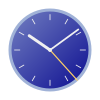

Generate this figure with Python:
#!/usr/bin/env python3
"""Analog desktop clock widget that draws its hands over an SVG clock face.

The face is any SVG; its artwork is recoloured (line work -> "wire" colour,
body -> "face" colour) and rasterised at the widget's current pixel size, so
it stays crisp at any scale.  The window is undecorated and uses an RGBA
visual, so everything outside the artwork is genuinely transparent.

Left-drag moves the widget, right-click opens Settings / Quit, Escape quits.
Settings live in a platform-native config directory, including the last
position: $XDG_CONFIG_HOME (or ~/.config) on Linux, ~/Library/Application
Support on macOS, and %APPDATA% on Windows.
"""
import atexit
import json
import math
import os
import signal
import sys
import threading
import time

import cairo
import gi
import numpy as np

gi.require_version("Gtk", "3.0")
gi.require_version("Gdk", "3.0")
gi.require_version("Rsvg", "2.0")
from gi.repository import GLib, GObject, Gdk, GdkPixbuf, Gtk, Rsvg  # noqa: E402

# Where the file chooser starts looking for user-supplied faces.
FACE_DIR = os.path.expanduser("~/Downloads")

# The built-in default face, embedded so the program has no external art
# dependency: it is used on first run, whenever no config exists, and whenever
# the "default" box is ticked.
DEFAULT_FACE_SVG = b"""<svg xmlns="http://www.w3.org/2000/svg" width="100" height="100">
  <circle cx="50" cy="50" r="40" stroke="black" stroke-width="3" fill="white" />
</svg>
"""
DEFAULT_FACE_LABEL = "built-in"

# A second built-in face: the app icon's dial with its painted hands, ticks
# and pin removed, so vclock draws those itself from the settings.  It is
# greyscale because recolour() maps brightness onto the wire/face colours;
# a wide brightness range is what makes the gradient survive recolouring.
ICON_FACE_SVG = b"""<svg xmlns="http://www.w3.org/2000/svg" width="100" height="100">
  <defs>
    <linearGradient id="clockGradient" x1="0%" y1="0%" x2="100%" y2="100%">
      <stop offset="0%" stop-color="#a8a8a8" />
      <stop offset="100%" stop-color="#101010" />
    </linearGradient>
  </defs>
  <circle cx="50" cy="50" r="40" stroke="#e8e8e8" stroke-width="3" fill="url(#clockGradient)" />
</svg>
"""

# Faces that live inside the program rather than on disk.  They are stored in
# the config as "builtin:<name>", which no real path can collide with.
BUILTIN_FACE_PREFIX = "builtin:"
BUILTIN_FACES = {"icon": (ICON_FACE_SVG, "gradient dial")}

# The application icon, embedded so the program does not depend on a system
# icon theme (which is often absent on Windows and macOS).
APP_ICON_SVG = b"""<svg xmlns="http://www.w3.org/2000/svg" width="100" height="100">
  <defs>
    <linearGradient id="clockGradient" x1="0%" y1="0%" x2="100%" y2="100%">
      <stop offset="0%" stop-color="#8a959c" />
      <stop offset="100%" stop-color="#00008b" />
    </linearGradient>
  </defs>
  
  <circle cx="50" cy="50" r="40" stroke="#b0c4de" stroke-width="3" fill="url(#clockGradient)" />
  
  <line x1="50" y1="15" x2="50" y2="20" stroke="#f0f0f0" stroke-width="2" transform="rotate(0 50 50)" />
  <line x1="50" y1="15" x2="50" y2="20" stroke="#f0f0f0" stroke-width="2" transform="rotate(30 50 50)" />
  <line x1="50" y1="15" x2="50" y2="20" stroke="#f0f0f0" stroke-width="2" transform="rotate(60 50 50)" />
  <line x1="50" y1="15" x2="50" y2="20" stroke="#f0f0f0" stroke-width="2" transform="rotate(90 50 50)" />
  <line x1="50" y1="15" x2="50" y2="20" stroke="#f0f0f0" stroke-width="2" transform="rotate(120 50 50)" />
  <line x1="50" y1="15" x2="50" y2="20" stroke="#f0f0f0" stroke-width="2" transform="rotate(150 50 50)" />
  <line x1="50" y1="15" x2="50" y2="20" stroke="#f0f0f0" stroke-width="2" transform="rotate(180 50 50)" />
  <line x1="50" y1="15" x2="50" y2="20" stroke="#f0f0f0" stroke-width="2" transform="rotate(210 50 50)" />
  <line x1="50" y1="15" x2="50" y2="20" stroke="#f0f0f0" stroke-width="2" transform="rotate(240 50 50)" />
  <line x1="50" y1="15" x2="50" y2="20" stroke="#f0f0f0" stroke-width="2" transform="rotate(270 50 50)" />
  <line x1="50" y1="15" x2="50" y2="20" stroke="#f0f0f0" stroke-width="2" transform="rotate(300 50 50)" />
  <line x1="50" y1="15" x2="50" y2="20" stroke="#f0f0f0" stroke-width="2" transform="rotate(330 50 50)" />
  
  <line x1="50" y1="50" x2="50" y2="30" stroke="#f0f0f0" stroke-width="3" stroke-linecap="round" transform="rotate(305 50 50)" />
  <line x1="50" y1="50" x2="50" y2="18" stroke="#f0f0f0" stroke-width="2" stroke-linecap="round" transform="rotate(60 50 50)" />
  
  <circle cx="50" cy="50" r="3" fill="#f0f0f0" />
</svg>
"""


def app_icon(size):
    """Render the built-in icon to a GdkPixbuf, or None if that fails."""
    try:
        handle = Rsvg.Handle.new_from_data(APP_ICON_SVG)
        ok, art_w, art_h = handle.get_intrinsic_size_in_pixels()
        if not ok or not art_w or not art_h:
            art_w = art_h = float(size)
        surface = cairo.ImageSurface(cairo.FORMAT_ARGB32, size, size)
        cr = cairo.Context(surface)
        cr.scale(size / art_w, size / art_h)
        rect = Rsvg.Rectangle()
        rect.x = rect.y = 0.0
        rect.width, rect.height = art_w, art_h
        handle.render_document(cr, rect)
        surface.flush()
        return Gdk.pixbuf_get_from_surface(surface, 0, 0, size, size)
    except Exception:
        return None


IS_WINDOWS = sys.platform == "win32"
IS_MAC = sys.platform == "darwin"

# macOS users expect Cmd; everyone else expects Ctrl. Ctrl is accepted on all
# platforms regardless, so this only affects what the help text advertises.
CMD_LABEL = "Cmd" if IS_MAC else "Ctrl"
QUIT_KEYS = "Cmd+Q, Cmd+W, Esc" if IS_MAC else "Ctrl+C, Alt+F4, Esc"


def config_dir():
    """Platform-native directory for the settings file."""
    if IS_WINDOWS:
        base = os.environ.get("APPDATA") or os.path.expanduser("~")
    elif IS_MAC:
        base = os.path.expanduser("~/Library/Application Support")
    else:
        base = (os.environ.get("XDG_CONFIG_HOME")
                or os.path.expanduser("~/.config"))
    return os.path.join(base, "vclock")


CONFIG_DIR = config_dir()
CONFIG_PATH = os.path.join(CONFIG_DIR, "vclock.cfg")
# Settings written by earlier releases, read once when the current path has no
# file yet so an upgrade (or a move to a platform-native path) keeps its config.
LEGACY_CONFIG_PATHS = (
    os.path.expanduser("~/.config/vclock/vclock.cfg"),
    os.path.expanduser("~/.config/fclock/fclock.cfg"),
)

SIZE_MIN = 50
SIZE_MAX_FALLBACK = 500  # only used if no monitor can be queried

# Hand geometry, as fractions of the usable face radius.  Expressing widths
# as fractions too keeps the hands proportional at every clock size.
HAND_SPAN = 0.98        # the second hand reaches 98% of the face
HOUR_LEN, MINUTE_LEN, SECOND_LEN = 0.62, 0.86, 1.00
HOUR_WIDTH, MINUTE_WIDTH, SECOND_WIDTH = 0.072, 0.043, 0.029
PIN_RADIUS = 0.047
# Hour indices (the tick marks around the dial).  MARK_OUTER is the outer edge
# at 100% position; the size slider grows the marks inwards from there.
MARK_INNER, MARK_OUTER, MARK_WIDTH = 0.88, 0.98, 0.011

# User-adjustable scaling, as whole percentages of the geometry above.
HAND_SCALE_MIN, HAND_SCALE_MAX = 25, 200
MARK_SCALE_MIN, MARK_SCALE_MAX = 0, 200   # 0 hides the indices entirely

DEFAULTS = {
    "size": 400,                 # widget width in px
    "hand_scale": 100,           # percent of the built-in hand geometry
    "mark_scale": 100,           # percent of the built-in hour-index geometry
    "mark_position": 100,        # percent of the built-in index radius
    "minute_mark_scale": 50,     # percent of the hour-index size
    "quarter_marks_only": False, # draw hour indices at 12/3/6/9 only
    "always_on_top": False,      # keep the widget above other windows
    "face_svg": "",              # path to a user-supplied face ("" = none)
    "face_default": True,        # ignore face_svg and use the built-in face
    "second_color": "#8b0000",   # dark red
    "hour_color": "#363d45",     # charcoal
    "minute_color": "#000000",
    "minute_same_as_hour": False,
    "face_color": "#ffffff",
    "face_transparent": False,
    "wire_color": "#000000",
    "hour_mark_color": "#000000",
    "minute_mark_color": "#000000",
    "center": None,              # [fx, fy] fractions of the canvas, None = auto
    "x": None,
    "y": None,
}

# What an appearance preset is allowed to change: everything except the
# window's physical size, stacking and placement, which stay the user's.
PRESET_KEYS = tuple(
    k for k in DEFAULTS
    if k not in ("size", "always_on_top", "center", "x", "y")
)

# Old key names, kept readable for configs written by earlier versions.
RENAMED = {"ship_color": "face_color", "ship_transparent": "face_transparent"}

ABOUT_TEXT = (
    "A transparent, borderless analog clock for the desktop.\n\n"
    "The clock face can be any SVG. Within that artwork white is treated as "
    "the face color and black as the wire color, and both can be recolored "
    "from Settings."
)


# Chatter from C libraries that says nothing useful about the clock.  Fontconfig
# reports "out of memory" for any failed directive, not just real allocation
# failures, and vclock draws no text on the face itself.
STDERR_NOISE = ("Fontconfig error",)


def quiet_stderr(patterns=STDERR_NOISE):
    """Drop matching lines from stderr, passing everything else through.

    The messages come from C code writing straight to file descriptor 2, so
    they can only be intercepted at the descriptor level.  Set VCLOCK_VERBOSE
    to see them again.  The noise is specific to the Linux font stack, so on
    other platforms the descriptor juggling is skipped entirely.
    """
    if os.environ.get("VCLOCK_VERBOSE") or not sys.platform.startswith("linux"):
        return
    try:
        real_fd = os.dup(2)   # kept so the original stderr can be restored
        sink_fd = os.dup(2)   # where the pump writes the lines it keeps
        read_fd, write_fd = os.pipe()
    except OSError:
        return
    os.dup2(write_fd, 2)
    os.close(write_fd)

    def pump():
        with os.fdopen(read_fd, "rb", 0) as src, os.fdopen(sink_fd, "wb", 0) as dst:
            for line in src:
                if not any(p.encode() in line for p in patterns):
                    dst.write(line)
                    dst.flush()

    thread = threading.Thread(target=pump, daemon=True)
    thread.start()

    def drain():
        # Restoring fd 2 closes the pipe's last write end, so the pump sees EOF
        # and can flush what is left -- otherwise a final traceback is lost.
        try:
            sys.stderr.flush()
        except (OSError, ValueError):
            pass
        os.dup2(real_fd, 2)
        thread.join(timeout=1.0)

    atexit.register(drain)


def load_config():
    cfg = dict(DEFAULTS)
    # Settings written under an older name or path are still honoured; the next
    # save writes them to the current location.
    path = CONFIG_PATH
    if not os.path.exists(path):
        path = next((p for p in LEGACY_CONFIG_PATHS if os.path.exists(p)), path)
    try:
        with open(path) as fh:
            stored = json.load(fh)
        if isinstance(stored, dict):
            for old, new in RENAMED.items():
                if old in stored and new not in stored:
                    stored[new] = stored.pop(old)
            # The marks used to be painted in the wire colour.  A config from
            # before they had their own colours keeps its old look.
            for key in ("hour_mark_color", "minute_mark_color"):
                if key not in stored and "wire_color" in stored:
                    stored[key] = stored["wire_color"]
            cfg.update({k: v for k, v in stored.items() if k in DEFAULTS})
    except (OSError, ValueError):
        pass

    try:
        cfg["size"] = int(cfg["size"])
    except (TypeError, ValueError):
        cfg["size"] = DEFAULTS["size"]
    cfg["size"] = max(SIZE_MIN, cfg["size"])  # upper bound depends on the monitor

    cfg["hand_scale"] = clamp_percent(
        cfg["hand_scale"], HAND_SCALE_MIN, HAND_SCALE_MAX, DEFAULTS["hand_scale"])
    cfg["mark_scale"] = clamp_percent(
        cfg["mark_scale"], MARK_SCALE_MIN, MARK_SCALE_MAX, DEFAULTS["mark_scale"])
    cfg["mark_position"] = clamp_percent(
        cfg["mark_position"], MARK_SCALE_MIN, MARK_SCALE_MAX,
        DEFAULTS["mark_position"])
    cfg["minute_mark_scale"] = clamp_percent(
        cfg["minute_mark_scale"], MARK_SCALE_MIN, MARK_SCALE_MAX,
        DEFAULTS["minute_mark_scale"])
    cfg["quarter_marks_only"] = bool(cfg["quarter_marks_only"])
    cfg["always_on_top"] = bool(cfg["always_on_top"])

    cfg["center"] = sanitize_center(cfg["center"])
    if not isinstance(cfg["face_svg"], str):
        cfg["face_svg"] = ""
    if not cfg["face_svg"]:
        cfg["face_default"] = True
    return cfg


def clamp_percent(value, low, high, fallback):
    """Read a percentage from the config, tolerating junk written by hand."""
    try:
        return max(low, min(high, int(round(float(value)))))
    except (TypeError, ValueError):
        return fallback


def sanitize_center(value):
    """Accept only a pair of fractions inside the canvas; else fall back to auto."""
    try:
        fx, fy = float(value[0]), float(value[1])
    except (TypeError, ValueError, IndexError):
        return None
    if not (0.0 <= fx <= 1.0 and 0.0 <= fy <= 1.0):
        return None
    return [fx, fy]


def save_config(cfg):
    try:
        os.makedirs(CONFIG_DIR, exist_ok=True)
        tmp = CONFIG_PATH + ".tmp"
        with open(tmp, "w") as fh:
            json.dump(cfg, fh, indent=2, sort_keys=True)
        os.replace(tmp, CONFIG_PATH)
    except OSError as exc:
        print(f"WARNING: could not save {CONFIG_PATH}: {exc}")


def monitor_max_size(window=None):
    """Largest allowed clock size: the height of the monitor it sits on."""
    display = Gdk.Display.get_default()
    if display is None:
        return SIZE_MAX_FALLBACK

    monitor = None
    gdk_window = window.get_window() if window is not None else None
    if gdk_window is not None:
        monitor = display.get_monitor_at_window(gdk_window)
    if monitor is None:
        monitor = display.get_primary_monitor() or display.get_monitor(0)
    if monitor is None:
        return SIZE_MAX_FALLBACK
    return max(SIZE_MIN, monitor.get_geometry().height)


def rgba_of(hex_color):
    c = Gdk.RGBA()
    c.parse(hex_color)
    return c


def hex_of(rgba):
    return "#%02x%02x%02x" % (
        round(rgba.red * 255), round(rgba.green * 255), round(rgba.blue * 255)
    )


def rgb_tuple(hex_color):
    c = rgba_of(hex_color)
    return (c.red, c.green, c.blue, 1.0)


class Face:
    """An SVG clock face: its handle, aspect ratio and rasterising."""

    def __init__(self, path=None):
        """Load a face from a file, a "builtin:" name, or the embedded default."""
        self.path = path or None
        self.builtin = None
        if self.path and self.path.startswith(BUILTIN_FACE_PREFIX):
            name = self.path[len(BUILTIN_FACE_PREFIX):]
            if name in BUILTIN_FACES:
                self.builtin = name
            else:
                print(f"WARNING: unknown built-in face {name!r}; using the default")
                self.path = None

        if self.builtin is not None:
            self.handle = Rsvg.Handle.new_from_data(BUILTIN_FACES[self.builtin][0])
        elif self.path:
            self.handle = Rsvg.Handle.new_from_file(self.path)
        else:
            self.handle = Rsvg.Handle.new_from_data(DEFAULT_FACE_SVG)
        self.aspect = self._aspect()

    @property
    def is_default(self):
        return self.path is None

    @property
    def label(self):
        if self.path is None:
            return DEFAULT_FACE_LABEL
        if self.builtin is not None:
            return BUILTIN_FACES[self.builtin][1]
        return os.path.basename(self.path)

    def _aspect(self):
        """Height / width of the artwork, from its viewBox or intrinsic size."""
        try:
            dims = self.handle.get_intrinsic_dimensions()
            if dims.out_has_viewbox and dims.out_viewbox.width > 0:
                return dims.out_viewbox.height / dims.out_viewbox.width
            if dims.out_width.length > 0:
                return dims.out_height.length / dims.out_width.length
        except AttributeError:
            pass
        return 1.0

    def render(self, width, height):
        """Rasterise at a pixel size, returning an (h, w, 4) straight-RGBA array."""
        surface = cairo.ImageSurface(cairo.FORMAT_ARGB32, width, height)
        cr = cairo.Context(surface)
        viewport = Rsvg.Rectangle()
        viewport.x = 0.0
        viewport.y = 0.0
        viewport.width = float(width)
        viewport.height = float(height)
        self.handle.render_document(cr, viewport)
        surface.flush()

        buf = np.ndarray(
            shape=(height, surface.get_stride() // 4, 4),
            dtype=np.uint8,
            buffer=surface.get_data(),
        )[:, :width]

        # Cairo hands back premultiplied BGRA on little-endian; unpremultiply.
        alpha = buf[:, :, 3]
        out = np.empty((height, width, 4), np.uint8)
        for dst, src in ((0, 2), (1, 1), (2, 0)):
            out[:, :, dst] = UNPREMUL[alpha, buf[:, :, src]]
        out[:, :, 3] = alpha
        return out


def _unpremul_table():
    """UNPREMUL[alpha][value] -> straight-alpha value, so un-premultiplying is
    a table lookup instead of a per-pixel float divide."""
    a = np.arange(256, dtype=np.float32)[:, None]
    v = np.arange(256, dtype=np.float32)[None, :]
    return np.clip(v * 255.0 / np.where(a == 0, 1.0, a), 0, 255).astype(np.uint8)


UNPREMUL = _unpremul_table()


def open_face(path):
    """Load a face from a path, falling back to the embedded default."""
    if path:
        try:
            return Face(path)
        except GLib.Error as exc:
            print(f"WARNING: could not load face {path}: {exc.message}")
    return Face(None)


def recolor(art, wire_hex, face_hex, face_transparent):
    """Map the artwork's dark line work to wire_hex and its light body to face_hex.

    Anti-aliased pixels are blended between the two, so edges stay smooth.
    Every output pixel depends only on the source pixel's brightness (0..255)
    and its alpha, so the blend collapses into a 256-entry lookup table.
    """
    # t = 0 for pure black (wire), 255 for pure white (face body)
    t = art[:, :, :3].max(axis=2)
    alpha = art[:, :, 3]
    wire = np.array(rgb_tuple(wire_hex)[:3], np.float32) * 255.0

    out = np.empty(art.shape, np.uint8)
    if face_transparent:
        out[:, :, 0], out[:, :, 1], out[:, :, 2] = (
            int(round(c)) for c in np.clip(wire, 0, 255))
        # Fade out the light body, keeping only the wire: alpha * (1 - t/255)
        out[:, :, 3] = (
            (alpha.astype(np.uint16) * (255 - t).astype(np.uint16) + 127) // 255
        ).astype(np.uint8)
    else:
        face = np.array(rgb_tuple(face_hex)[:3], np.float32) * 255.0
        ramp = np.arange(256, dtype=np.float32) / 255.0
        for c in range(3):
            lut = np.clip(wire[c] * (1.0 - ramp) + face[c] * ramp,
                          0, 255).astype(np.uint8)
            out[:, :, c] = lut[t]
        out[:, :, 3] = alpha
    return out


def content_bounds(art):
    """Bounding box (x0, y0, x1, y1) of the artwork's non-transparent pixels."""
    opaque = art[:, :, 3] > 32
    cols = np.nonzero(opaque.any(axis=0))[0]
    rows = np.nonzero(opaque.any(axis=1))[0]
    if not len(cols) or not len(rows):
        return 0, 0, art.shape[1] - 1, art.shape[0] - 1
    return cols.min(), rows.min(), cols.max(), rows.max()


def array_to_pixbuf(arr):
    h, w, _ = arr.shape
    data = GLib.Bytes.new(arr.tobytes())
    return GdkPixbuf.Pixbuf.new_from_bytes(
        data, GdkPixbuf.Colorspace.RGB, True, 8, w, h, w * 4
    )


def draw_marks(cr, cfg, cx, cy, radius, w, h):
    """Draw the hour indices and the finer minute track around the dial."""
    size = cfg["mark_scale"] / 100.0
    position = cfg["mark_position"] / 100.0
    minute_size = cfg["minute_mark_scale"] / 100.0
    if size <= 0 or position <= 0:
        return

    # The indices hang off a common outer edge and grow inwards.  The edge
    # is clamped to the canvas so a high position cannot slice them off.
    hour_len = (MARK_OUTER - MARK_INNER) * size * radius
    hour_width = MARK_WIDTH * size * radius
    limit = max(1.0, min(cx, cy, w - cx, h - cy) - hour_width / 2)
    outer = min(MARK_OUTER * position * radius, limit)

    # Quarter mode promotes only 12/3/6/9 to full indices; the hours it
    # drops fall back to the minute track rather than vanishing.
    step = 3 if cfg["quarter_marks_only"] else 1
    hours = {i * 5 for i in range(0, 12, step)}

    hour_rgb = rgb_tuple(cfg["hour_mark_color"])
    minute_rgb = rgb_tuple(cfg["minute_mark_color"])
    for minute in range(60):
        if minute in hours:
            length, width, color = hour_len, hour_width, hour_rgb
        elif minute_size > 0:
            length = hour_len * minute_size
            width = hour_width * minute_size
            color = minute_rgb
        else:
            continue
        inner = max(0.0, outer - length)
        angle = minute * math.pi / 30
        sin, cos = math.sin(angle), math.cos(angle)
        cr.set_source_rgba(*color)
        cr.set_line_width(max(1.0, width))
        cr.move_to(cx + inner * sin, cy - inner * cos)
        cr.line_to(cx + outer * sin, cy - outer * cos)
        cr.stroke()

def draw_hand(cr, cx, cy, angle, length, width, color):
    cr.set_source_rgba(*color)
    cr.set_line_width(max(1.0, width))
    cr.move_to(cx, cy)
    cr.line_to(cx + length * math.sin(angle), cy - length * math.cos(angle))
    cr.stroke()


def minute_color_of(cfg):
    return cfg["hour_color"] if cfg["minute_same_as_hour"] else cfg["minute_color"]


def draw_hands(cr, cfg, cx, cy, radius, w, h, when):
    """Draw the three hands and the centre pin for a (hour, minute, second)."""
    hours, minutes, seconds = when
    hand_scale = cfg["hand_scale"] / 100.0
    hour_color = rgb_tuple(cfg["hour_color"])

    # Hands longer than the canvas would be sliced off by the window edge, so
    # cap each one at the room actually available around the pivot.
    margin = HOUR_WIDTH * radius * hand_scale / 2
    reach = max(1.0, min(cx, cy, w - cx, h - cy) - margin)

    def length(fraction):
        return min(fraction * radius * hand_scale, reach)

    draw_hand(cr, cx, cy, (hours + minutes / 60) * math.pi / 6, length(HOUR_LEN),
              HOUR_WIDTH * radius * hand_scale, hour_color)
    draw_hand(cr, cx, cy, minutes * math.pi / 30, length(MINUTE_LEN),
              MINUTE_WIDTH * radius * hand_scale, rgb_tuple(minute_color_of(cfg)))
    draw_hand(cr, cx, cy, seconds * math.pi / 30, length(SECOND_LEN),
              SECOND_WIDTH * radius * hand_scale, rgb_tuple(cfg["second_color"]))

    cr.set_source_rgba(*hour_color)
    cr.arc(cx, cy, max(1.0, PIN_RADIUS * radius * hand_scale), 0, 2 * math.pi)
    cr.fill()



# Appearance presets shown as clickable thumbnails at the top of Settings.
# Each is a sparse overlay on DEFAULTS; clicking one snaps every appearance
# setting to it.  Window size and position are deliberately left alone.
PRESET_TIME = (10, 9, 30)   # a flattering time for the preview thumbnails
PRESET_THUMB = 58           # thumbnail size in px

PRESETS = (
    {
        "name": "Classic",
        "tip": "The built-in face with the default hands and colours",
        "values": {},
    },
    {
        "name": "Gradient",
        "tip": "The app icon's dial, with its own line colours",
        "values": {
            "face_svg": BUILTIN_FACE_PREFIX + "icon",
            "face_default": False,
            "face_transparent": False,
            "face_color": "#b0c4de",       # the icon's rim
            "wire_color": "#00008b",       # the dark end of its gradient
            "hour_color": "#f0f0f0",       # the icon's hands and ticks
            "minute_color": "#f0f0f0",
            "minute_same_as_hour": True,
            "second_color": "#ffd166",
            "hour_mark_color": "#f0f0f0",
            "minute_mark_color": "#f0f0f0",
        },
    },
    {
        "name": "Ember",
        "tip": "The gradient dial with its blues swapped to reds",
        "values": {
            "face_svg": BUILTIN_FACE_PREFIX + "icon",
            "face_default": False,
            "face_transparent": False,
            "face_color": "#dec4b0",       # #b0c4de with red and blue swapped
            "wire_color": "#8b0000",       # #00008b likewise
            "hour_color": "#f0f0f0",
            "minute_color": "#f0f0f0",
            "minute_same_as_hour": True,
            "second_color": "#66d1ff",
            "hour_mark_color": "#f0f0f0",
            "minute_mark_color": "#f0f0f0",
        },
    },
    {
        "name": "Emerald",
        "tip": "The gradient dial with its blues swapped to greens",
        "values": {
            "face_svg": BUILTIN_FACE_PREFIX + "icon",
            "face_default": False,
            "face_transparent": False,
            "face_color": "#b0dec4",       # #b0c4de with green and blue swapped
            "wire_color": "#006400",       # darkgreen; green reads brighter than
                                           # navy, so it needs to go darker to
                                           # match the other dials' depth
            "hour_color": "#f0f0f0",
            "minute_color": "#f0f0f0",
            "minute_same_as_hour": True,
            "second_color": "#d166ff",
            "hour_mark_color": "#f0f0f0",
            "minute_mark_color": "#f0f0f0",
        },
    },
)


def _make_labels_unselectable(widget):
    """Clear "selectable" on every label under a widget, caret and all."""
    if isinstance(widget, Gtk.Label):
        widget.set_selectable(False)
    if isinstance(widget, Gtk.Container):
        for child in widget.get_children():
            _make_labels_unselectable(child)


def preset_values(preset):
    """A complete settings dict for a preset (DEFAULTS plus its overrides)."""
    values = {k: v for k, v in DEFAULTS.items() if k in PRESET_KEYS}
    values.update(preset["values"])
    return values


def preset_thumbnail(values, size):
    """Render a preset the way the clock would draw it, as a GdkPixbuf."""
    path = None if values["face_default"] else (values["face_svg"] or None)
    art = open_face(path).render(size, size)
    art = recolor(art, values["wire_color"], values["face_color"],
                  values["face_transparent"])

    surface = cairo.ImageSurface(cairo.FORMAT_ARGB32, size, size)
    cr = cairo.Context(surface)
    Gdk.cairo_set_source_pixbuf(cr, array_to_pixbuf(art), 0, 0)
    cr.paint()
    cr.set_line_cap(1)  # ROUND

    # Same radius rule the clock uses: the hands span the artwork's content.
    x0, y0, x1, y1 = content_bounds(art)
    cx, cy = size / 2.0, size / 2.0
    reach = min(cx - x0, x1 - cx, cy - y0, y1 - cy)
    if reach <= 0:
        reach = cx
    radius = max(1.0, reach * HAND_SPAN)

    draw_marks(cr, values, cx, cy, radius, size, size)
    draw_hands(cr, values, cx, cy, radius, size, size, PRESET_TIME)
    surface.flush()
    return Gdk.pixbuf_get_from_surface(surface, 0, 0, size, size)


class Clock(Gtk.Window):
    def __init__(self):
        super().__init__(type=Gtk.WindowType.TOPLEVEL)
        self.cfg = load_config()
        self.face = open_face(self.face_path())
        self.raster = None          # the recoloured, rasterised face
        self.bounds = (0, 0, 1, 1)  # content bbox of the current raster
        self.settings_dialog = None
        self.picking = False
        self.dragging_center = False
        self.center_before_pick = None
        self._save_pending = None
        self._rebuild_pending = None
        self.raster_stale = False

        self.set_title("vclock")
        icon = app_icon(64)
        if icon is not None:
            self.set_icon(icon)
        self.set_decorated(False)
        self.set_keep_above(self.cfg["always_on_top"])
        self.set_skip_taskbar_hint(True)
        self.set_skip_pager_hint(True)
        self.set_resizable(False)
        self.set_app_paintable(True)

        visual = self.get_screen().get_rgba_visual()
        if visual is None:
            print("WARNING: no RGBA visual / compositor; background will not be transparent")
        else:
            self.set_visual(visual)

        self.cfg["size"] = min(self.cfg["size"], self.max_size())
        self.apply_size()
        self.rebuild_pixbuf()

        self.add_events(Gdk.EventMask.BUTTON_PRESS_MASK
                        | Gdk.EventMask.BUTTON_RELEASE_MASK
                        | Gdk.EventMask.BUTTON1_MOTION_MASK)
        self.connect("draw", self.on_draw)
        self.connect("destroy", self.on_destroy)
        self.connect("button-press-event", self.on_button_press)
        self.connect("button-release-event", self.on_button_release)
        self.connect("motion-notify-event", self.on_motion_notify)
        self.connect("key-press-event", self.on_key_press)
        self.connect("configure-event", self.on_configure)

        self.menu = Gtk.Menu()
        settings_item = Gtk.MenuItem(label="Settings")
        settings_item.connect("activate", lambda _w: self.open_settings())
        self.menu.append(settings_item)
        self.on_top_item = Gtk.CheckMenuItem(label="Always on top")
        self.on_top_item.set_active(self.cfg["always_on_top"])
        self.on_top_item.connect("toggled", self.on_always_on_top)
        self.menu.append(self.on_top_item)
        reset_item = Gtk.MenuItem(label="Reset defaults")
        reset_item.connect("activate", lambda _w: self.confirm_reset())
        self.menu.append(reset_item)
        help_item = Gtk.MenuItem(label="Help")
        help_item.connect("activate", lambda _w: self.show_help())
        self.menu.append(help_item)
        about_item = Gtk.MenuItem(label="About")
        about_item.connect("activate", lambda _w: self.show_about())
        self.menu.append(about_item)
        self.menu.append(Gtk.SeparatorMenuItem())
        quit_item = Gtk.MenuItem(label="Quit")
        quit_item.connect("activate", lambda _w: self.destroy())
        self.menu.append(quit_item)
        self.menu.show_all()

        GLib.timeout_add(1000, self.tick)

    # ---------------------------------------------------------------- config

    def face_path(self):
        """The face file to load, or None for the embedded default."""
        if self.cfg["face_default"]:
            return None
        return self.cfg["face_svg"] or None

    def max_size(self):
        return monitor_max_size(self)

    def pixel_size(self):
        w = max(1, int(round(self.cfg["size"])))
        h = max(1, int(round(w * self.face.aspect)))
        return w, h

    def apply_size(self):
        w, h = self.pixel_size()
        self.set_size_request(w, h)
        self.resize(w, h)

    def rebuild_pixbuf(self):
        """Re-rasterise the face at the current widget size and apply colours."""
        w, h = self.pixel_size()
        art = self.face.render(w, h)
        x0, y0, x1, y1 = content_bounds(art)
        # Stored as fractions so the hands stay correct even while the raster is
        # briefly stale during a resize drag.
        self.bounds = (x0 / w, y0 / h, x1 / w, y1 / h)
        self.raster = array_to_pixbuf(
            recolor(
                art,
                self.cfg["wire_color"],
                self.cfg["face_color"],
                self.cfg["face_transparent"],
            )
        )
        self.raster_stale = False

    def center_fraction(self):
        """Where the hands pivot, as fractions of the canvas (auto = its centre)."""
        if self.cfg["center"] is not None:
            return tuple(self.cfg["center"])
        return (0.5, 0.5)

    def center_pixels(self):
        w, h = self.pixel_size()
        fx, fy = self.center_fraction()
        return fx * w, fy * h

    def hand_radius(self):
        """Largest radius that keeps the hands inside the artwork's content."""
        cx, cy = self.center_pixels()
        w, h = self.pixel_size()
        fx0, fy0, fx1, fy1 = self.bounds
        x0, y0, x1, y1 = fx0 * w, fy0 * h, fx1 * w, fy1 * h
        reach = min(cx - x0, x1 - cx, cy - y0, y1 - cy)
        if reach <= 0:  # centre sits outside the artwork; use what room there is
            reach = min(cx, w - cx, cy, h - cy)
        return max(1.0, reach * HAND_SPAN)

    def minute_color(self):
        return minute_color_of(self.cfg)

    def schedule_rebuild(self):
        """Re-raster after the user pauses, coalescing a burst of slider events.

        Dragging the size slider fires value-changed on every pointer motion; a
        full re-raster each time cannot keep up at large sizes, so until things
        settle we scale the existing raster instead (see on_draw).
        """
        self.raster_stale = True
        if self._rebuild_pending is not None:
            GLib.source_remove(self._rebuild_pending)
        self._rebuild_pending = GLib.timeout_add(60, self._do_rebuild)

    def _do_rebuild(self):
        self._rebuild_pending = None
        self.rebuild_pixbuf()
        self.queue_draw()
        return False

    def queue_save(self):
        if self._save_pending is not None:
            GLib.source_remove(self._save_pending)
        self._save_pending = GLib.timeout_add(500, self._do_save)

    def _do_save(self):
        self._save_pending = None
        save_config(self.cfg)
        return False

    # ---------------------------------------------------------------- events

    def tick(self):
        self.queue_draw()
        return True

    def on_configure(self, _widget, _event):
        x, y = self.get_position()
        if (x, y) != (self.cfg["x"], self.cfg["y"]):
            self.cfg["x"], self.cfg["y"] = x, y
            self.queue_save()
        return False

    def on_destroy(self, _widget):
        if self._rebuild_pending is not None:
            GLib.source_remove(self._rebuild_pending)
            self._rebuild_pending = None
        if self._save_pending is not None:
            GLib.source_remove(self._save_pending)
            self._save_pending = None
        save_config(self.cfg)
        Gtk.main_quit()

    def on_button_press(self, _widget, event):
        if self.picking and event.button == 1:
            # Click and drag: preview follows the pointer, nothing is committed
            # until the button comes back up.
            self.dragging_center = True
            self.preview_center(event.x, event.y)
            return True
        if event.button == 1:
            self.begin_move_drag(event.button, int(event.x_root), int(event.y_root), event.time)
        elif event.button == 3:
            self.menu.popup_at_pointer(event)
        return True

    def on_motion_notify(self, _widget, event):
        if self.dragging_center:
            self.preview_center(event.x, event.y)
        return True

    def on_button_release(self, _widget, event):
        if self.dragging_center and event.button == 1:
            self.dragging_center = False
            self.preview_center(event.x, event.y)
            self.center_before_pick = None
            self.queue_save()
            self.stop_picking()
            return True
        return False

    def on_key_press(self, _widget, event):
        name = Gdk.keyval_name(event.keyval) or ""
        state = event.state
        alt = state & Gdk.ModifierType.MOD1_MASK
        # The "command" modifier: Ctrl everywhere, plus Cmd on macOS, where GDK
        # reports the Command key as META. Meta is deliberately not accepted on
        # X11/Windows, because window managers there frequently alias it onto
        # Alt, which would fire these actions by accident.
        command = bool(state & Gdk.ModifierType.CONTROL_MASK)
        if IS_MAC:
            command = command or bool(state & Gdk.ModifierType.META_MASK)

        if name == "Escape":
            if self.picking:
                self.cancel_picking()
            else:
                self.destroy()
        elif alt and name == "F4" and not IS_MAC:
            self.destroy()
        elif command:
            actions = {
                "c": self.destroy,
                "s": self.open_settings,
                "h": self.show_help,
                "a": self.show_about,
                "r": self.confirm_reset,
            }
            if IS_MAC:
                actions["q"] = self.destroy
                actions["w"] = self.destroy
            action = actions.get(name.lower())
            if action is not None:
                action()
        return True

    # ------------------------------------------------------------ centre pick

    def start_picking(self):
        """Let the user drag on the face to place the hands' pivot."""
        self.picking = True
        self.dragging_center = False
        self.center_before_pick = self.cfg["center"]
        gdk_window = self.get_window()
        if gdk_window is not None:
            gdk_window.set_cursor(
                Gdk.Cursor.new_from_name(self.get_display(), "crosshair")
            )
        self.queue_draw()

    def stop_picking(self):
        self.picking = False
        self.dragging_center = False
        gdk_window = self.get_window()
        if gdk_window is not None:
            gdk_window.set_cursor(None)
        self.queue_draw()

    def cancel_picking(self):
        """Abandon a pick, putting the pivot back where it started."""
        if self.center_before_pick is not None or self.picking:
            self.set_center(self.center_before_pick, save=False)
        self.center_before_pick = None
        self.stop_picking()

    def preview_center(self, x, y):
        """Move the pivot to a pointer position, without writing the config."""
        w, h = self.pixel_size()
        fx = min(1.0, max(0.0, x / w)) if w else 0.5
        fy = min(1.0, max(0.0, y / h)) if h else 0.5
        self.set_center([fx, fy], save=False)

    def set_center(self, center, save=True):
        self.cfg["center"] = sanitize_center(center)
        self.queue_draw()
        if save:
            self.queue_save()
        if self.settings_dialog is not None:
            self.settings_dialog.refresh_center()

    # ---------------------------------------------------------------- drawing

    def on_draw(self, _widget, cr):
        cr.set_operator(1)  # SOURCE: clear to fully transparent pixels
        cr.set_source_rgba(0, 0, 0, 0)
        cr.paint()
        cr.set_operator(2)  # OVER

        # The face is rasterised at the widget's pixel size, so paint it 1:1 and
        # draw the hands in the same pixel coordinates.  Mid-resize the raster
        # may still be the previous size, so scale it to fit until it catches up.
        w, h_canvas = self.get_size()
        rw, rh = self.raster.get_width(), self.raster.get_height()
        if (rw, rh) != (w, h_canvas):
            cr.save()
            cr.scale(w / rw, h_canvas / rh)
            Gdk.cairo_set_source_pixbuf(cr, self.raster, 0, 0)
            cr.paint()
            cr.restore()
        else:
            Gdk.cairo_set_source_pixbuf(cr, self.raster, 0, 0)
            cr.paint()

        cx, cy = self.center_pixels()
        radius = self.hand_radius()
        cr.set_line_cap(1)  # ROUND

        draw_marks(cr, self.cfg, cx, cy, radius, w, h_canvas)

        t = time.localtime()
        when = (t.tm_hour % 12, t.tm_min, t.tm_sec)
        draw_hands(cr, self.cfg, cx, cy, radius, w, h_canvas, when)

        if self.picking:
            self.draw_pick_hint(cr, cx, cy, radius)

    def draw_pick_hint(self, cr, cx, cy, radius):
        """Crosshair over the current centre while the user is picking."""
        cr.set_source_rgba(0.1, 0.6, 1.0, 0.9)
        cr.set_line_width(max(1.0, 0.008 * radius))
        span = radius * 0.25
        cr.move_to(cx - span, cy)
        cr.line_to(cx + span, cy)
        cr.move_to(cx, cy - span)
        cr.line_to(cx, cy + span)
        cr.stroke()
        cr.arc(cx, cy, span * 0.45, 0, 2 * math.pi)
        cr.stroke()

    # --------------------------------------------------------------- settings

    def open_settings(self):
        if self.settings_dialog is not None:
            self.settings_dialog.present()
            return

        # Snapshot so Cancel can restore the exact previous look.
        snapshot = dict(self.cfg)
        dlg = SettingsDialog(self)
        self.settings_dialog = dlg

        def on_response(dialog, response):
            self.stop_picking()
            if response == Gtk.ResponseType.OK:
                self.apply_settings(dialog.values())
                save_config(self.cfg)
            else:
                self.apply_settings(snapshot)
                self.queue_save()
            self.settings_dialog = None
            dialog.destroy()

        dlg.connect("response", on_response)
        dlg.connect("delete-event", lambda d, e: (d.emit("response", Gtk.ResponseType.CANCEL), True)[1])
        dlg.show_all()
        self.place_dialog(dlg)

    def place_dialog(self, dlg):
        """Put the dialog beside the clock so it never covers it."""
        cx, cy = self.get_position()
        cw, ch = self.get_size()
        dw, dh = dlg.get_size()
        screen = self.get_screen()
        mon = screen.get_display().get_monitor_at_window(self.get_window())
        area = mon.get_workarea()

        x = cx + cw + 12
        if x + dw > area.x + area.width:
            x = cx - dw - 12          # try the left side
        if x < area.x:
            x = min(max(cx + cw + 12, area.x), area.x + area.width - dw)
        y = min(max(cy, area.y), area.y + max(0, area.height - dh))
        dlg.move(x, y)

    def on_always_on_top(self, item):
        self.cfg["always_on_top"] = item.get_active()
        self.set_keep_above(self.cfg["always_on_top"])
        self.queue_save()

    def sync_always_on_top(self):
        """Keep the check mark in step when the setting changes elsewhere."""
        self.set_keep_above(self.cfg["always_on_top"])
        if self.on_top_item.get_active() != self.cfg["always_on_top"]:
            self.on_top_item.handler_block_by_func(self.on_always_on_top)
            self.on_top_item.set_active(self.cfg["always_on_top"])
            self.on_top_item.handler_unblock_by_func(self.on_always_on_top)

    def close_settings(self):
        """Drop the settings dialog without running its Cancel restore."""
        dlg, self.settings_dialog = self.settings_dialog, None
        if dlg is not None:
            self.stop_picking()
            dlg.destroy()

    def confirm_reset(self):
        dlg = Gtk.MessageDialog(
            transient_for=self, modal=True,
            message_type=Gtk.MessageType.QUESTION,
            buttons=Gtk.ButtonsType.OK_CANCEL,
            text="Are you sure?",
        )
        dlg.format_secondary_text(
            "This restores every clock setting to its default, including the "
            "built-in clock face."
        )
        response = dlg.run()
        dlg.destroy()
        if response == Gtk.ResponseType.OK:
            self.reset_defaults()

    def reset_defaults(self):
        """Restore every setting except the on-screen position."""
        self.close_settings()
        values = {k: v for k, v in DEFAULTS.items() if k not in ("x", "y")}
        self.apply_settings(values)
        save_config(self.cfg)

    def show_help(self):
        dlg = Gtk.MessageDialog(
            transient_for=self, modal=True,
            message_type=Gtk.MessageType.INFO,
            buttons=Gtk.ButtonsType.CLOSE,
            text="vclock help",
        )
        dlg.format_secondary_markup(
            "<b>Mouse</b>\n"
            "Left drag — move the clock\n"
            "Right click — menu\n"
            "\n<b>Keyboard</b>\n"
            f"{CMD_LABEL}+S — settings\n"
            f"{CMD_LABEL}+H — this help\n"
            f"{CMD_LABEL}+A — about\n"
            f"{CMD_LABEL}+R — reset defaults\n"
            f"{QUIT_KEYS} — quit\n"
            "\n<b>Clock face</b>\n"
            "Any SVG can be used. Within the artwork white is treated as the "
            "face color and black as the wire color, and both can be recolored "
            "from Settings.\n"
            "\n<b>Hand center</b>\n"
            "Settings ▸ Pick on clock, then drag on the face. The hands and "
            "marks follow the pointer and settle where you release the button. "
            "Esc cancels."
        )
        dlg.connect("response", lambda d, _r: d.destroy())
        dlg.show_all()

    def show_about(self):
        dlg = Gtk.AboutDialog(transient_for=self, modal=True)
        dlg.set_program_name("vclock")
        logo = app_icon(96)
        if logo is not None:
            dlg.set_logo(logo)
        dlg.set_comments(ABOUT_TEXT)
        dlg.set_copyright("Written by Wade Ryan\nSeptember, 2026")
        dlg.connect("response", lambda d, _r: d.destroy())

        ok = dlg.add_button("OK", Gtk.ResponseType.OK)
        ok.set_can_default(True)
        dlg.set_default_response(Gtk.ResponseType.OK)
        dlg.show_all()
        # AboutDialog builds its labels selectable, so the first one takes focus
        # and parks a text caret beside the program name.  Give focus to the
        # button and take the selectability away so it cannot come back.
        _make_labels_unselectable(dlg)
        ok.grab_focus()

    def apply_settings(self, values):
        """Apply a settings dict to the live widget (used for preview too)."""
        face_keys = ("face_svg", "face_default")
        color_keys = ("wire_color", "face_color", "face_transparent")
        new_face = any(values.get(k, self.cfg[k]) != self.cfg[k] for k in face_keys)
        changed_color = any(values.get(k, self.cfg[k]) != self.cfg[k] for k in color_keys)
        changed_size = values.get("size", self.cfg["size"]) != self.cfg["size"]

        self.cfg.update(values)
        if "always_on_top" in values:
            self.sync_always_on_top()
        if new_face:
            self.face = open_face(self.face_path())
        if new_face or changed_color:
            if self._rebuild_pending is not None:
                GLib.source_remove(self._rebuild_pending)
                self._rebuild_pending = None
            self.apply_size()
            self.rebuild_pixbuf()
        elif changed_size:
            # Resizing alone is the hot path while dragging the size slider:
            # move the window now and re-raster once the drag settles.
            self.apply_size()
            self.schedule_rebuild()
        self.queue_draw()


class ColorButton(Gtk.Button):
    """A colour swatch button that previews changes live.

    Gtk.ColorButton only emits "color-set" once its internal dialog is accepted,
    and GTK3 offers no hook into that dialog, so the clock could not follow the
    colour while it was being chosen.  This drives its own Gtk.ColorChooserWidget
    instead and re-emits "color-set" on every "notify::rgba", giving a live
    preview; Cancel restores the colour that was in effect when the dialog
    opened.  The API mirrors Gtk.ColorButton closely enough to be a drop-in.
    """

    __gsignals__ = {"color-set": (GObject.SignalFlags.RUN_FIRST, None, ())}

    SWATCH_W = 48
    SWATCH_H = 22

    def __init__(self, rgba=None, use_alpha=False, title="Choose a color"):
        super().__init__()
        self._rgba = rgba if rgba is not None else rgba_of("#000000")
        self._use_alpha = use_alpha
        self._title = title
        self._dialog = None

        area = Gtk.DrawingArea()
        area.set_size_request(self.SWATCH_W, self.SWATCH_H)
        area.connect("draw", self._draw_swatch)
        self._area = area
        self.add(area)
        self.connect("clicked", self._on_clicked)

    # -------------------------------------------------------------- Gtk API

    def get_rgba(self):
        return self._rgba.copy()

    def set_rgba(self, rgba):
        """Set the colour without emitting "color-set" (matches Gtk.ColorButton,
        and keeps sync_swatches() from recursing)."""
        self._rgba = rgba.copy()
        self._area.queue_draw()

    def get_use_alpha(self):
        return self._use_alpha

    def set_use_alpha(self, value):
        self._use_alpha = bool(value)
        self._area.queue_draw()

    # --------------------------------------------------------------- render

    def _draw_swatch(self, widget, cr):
        w = widget.get_allocated_width()
        h = widget.get_allocated_height()
        alpha = self._rgba.alpha if self._use_alpha else 1.0

        if alpha < 1.0:
            # Standard light/dark checkerboard behind partially clear colours.
            step = 6
            for iy in range(0, h, step):
                for ix in range(0, w, step):
                    shade = 0.6 if ((ix // step) + (iy // step)) % 2 else 1.0
                    cr.set_source_rgb(shade, shade, shade)
                    cr.rectangle(ix, iy, step, step)
                    cr.fill()

        cr.set_source_rgba(self._rgba.red, self._rgba.green, self._rgba.blue, alpha)
        cr.rectangle(0, 0, w, h)
        cr.fill()

        cr.set_source_rgba(0, 0, 0, 0.45)
        cr.set_line_width(1)
        cr.rectangle(0.5, 0.5, w - 1, h - 1)
        cr.stroke()
        return True

    # --------------------------------------------------------------- picker

    def _on_clicked(self, _button):
        if self._dialog is not None:      # already open; just raise it
            self._dialog.present()
            return

        before = self._rgba.copy()
        dlg = Gtk.Dialog(title=self._title,
                         transient_for=self.get_toplevel(), modal=True)
        dlg.add_button("Cancel", Gtk.ResponseType.CANCEL)
        dlg.add_button("Select", Gtk.ResponseType.OK)
        dlg.set_default_response(Gtk.ResponseType.OK)

        chooser = Gtk.ColorChooserWidget()
        Gtk.ColorChooser.set_use_alpha(chooser, self._use_alpha)
        Gtk.ColorChooser.set_rgba(chooser, before)
        chooser.set_margin_top(6)
        chooser.set_margin_bottom(6)
        chooser.set_margin_start(6)
        chooser.set_margin_end(6)
        dlg.get_content_area().pack_start(chooser, True, True, 0)

        def on_notify(widget, _param):
            self._rgba = Gtk.ColorChooser.get_rgba(widget)
            self._area.queue_draw()
            self.emit("color-set")

        chooser.connect("notify::rgba", on_notify)

        def on_response(d, response):
            # Gdk.RGBA compares by identity in PyGObject, so compare by value.
            if response != Gtk.ResponseType.OK and not self._rgba.equal(before):
                self._rgba = before          # Cancel: put the old colour back
                self._area.queue_draw()
                self.emit("color-set")
            self._dialog = None
            d.destroy()

        dlg.connect("response", on_response)
        self._dialog = dlg
        dlg.show_all()


class SettingsDialog(Gtk.Dialog):
    def __init__(self, parent):
        # Not modal, so the clock stays interactive and the dialog can be moved
        # around freely while previewing changes.
        super().__init__(title="Clock Settings", transient_for=parent, modal=False)
        self.clock = parent
        self.live = False
        cfg = parent.cfg
        self.add_button("Cancel", Gtk.ResponseType.CANCEL)
        self.add_button("Save", Gtk.ResponseType.OK)
        self.set_default_response(Gtk.ResponseType.OK)

        grid = Gtk.Grid(row_spacing=8, column_spacing=10, margin=12)
        self.get_content_area().add(grid)
        row = 0

        self.face_override = None

        grid.attach(self._label("Presets"), 0, row, 1, 1)
        preset_box = Gtk.Box(orientation=Gtk.Orientation.HORIZONTAL, spacing=6)
        for preset in PRESETS:
            btn = Gtk.Button()
            thumb = preset_thumbnail(preset_values(preset), PRESET_THUMB)
            btn.set_image(Gtk.Image.new_from_pixbuf(thumb))
            btn.set_always_show_image(True)
            btn.set_tooltip_text(f"{preset['name']} \u2014 {preset['tip']}")
            btn.connect("clicked", self.on_preset_clicked, preset)
            preset_box.pack_start(btn, False, False, 0)
        grid.attach(preset_box, 1, row, 2, 1)
        row += 1

        grid.attach(self._label("Clock face svg"), 0, row, 1, 1)
        self.face_chooser = Gtk.FileChooserButton(
            title="Choose a clock face SVG", action=Gtk.FileChooserAction.OPEN
        )
        svg_filter = Gtk.FileFilter()
        svg_filter.set_name("SVG images")
        svg_filter.add_pattern("*.svg")
        self.face_chooser.add_filter(svg_filter)
        self.face_chooser.set_current_folder(FACE_DIR)
        if cfg["face_svg"] and os.path.exists(cfg["face_svg"]):
            self.face_chooser.set_filename(cfg["face_svg"])
        self.face_chooser.set_hexpand(True)
        grid.attach(self.face_chooser, 1, row, 1, 1)
        self.face_is_default = Gtk.CheckButton(label="default")
        self.face_is_default.set_active(cfg["face_default"])
        grid.attach(self.face_is_default, 2, row, 1, 1)
        row += 1

        grid.attach(self._label("Clock size (px)"), 0, row, 1, 1)
        max_size = parent.max_size()
        self.size = Gtk.Scale.new_with_range(
            Gtk.Orientation.HORIZONTAL, SIZE_MIN, max_size, 1
        )
        # Marks make the available range obvious next to the value readout.
        self.size.add_mark(SIZE_MIN, Gtk.PositionType.BOTTOM, str(SIZE_MIN))
        self.size.add_mark(max_size, Gtk.PositionType.BOTTOM, str(max_size))
        self.size.set_value(cfg["size"])
        self.size.set_hexpand(True)
        self.size.set_size_request(240, -1)
        self.size.set_draw_value(False)  # shown in our own label instead

        # Own label to the left of the slider, reserved wide enough for the
        # largest possible value so the slider never shifts as digits change.
        self.size_value = Gtk.Label()
        self.size_value.set_width_chars(len(str(int(max_size))))
        self.size_value.set_max_width_chars(len(str(int(max_size))))
        self.size_value.set_xalign(1.0)
        self.size.connect("value-changed", self.on_size_value)
        self.on_size_value(self.size)

        size_box = Gtk.Box(orientation=Gtk.Orientation.HORIZONTAL, spacing=8)
        size_box.pack_start(self.size_value, False, False, 0)
        size_box.pack_start(self.size, True, True, 0)
        size_box.set_hexpand(True)
        grid.attach(size_box, 1, row, 2, 1)
        row += 1

        self.hand_scale = self._percent_slider(
            grid, row, "Hand size (%)", cfg["hand_scale"],
            HAND_SCALE_MIN, HAND_SCALE_MAX)
        row += 1

        self.mark_scale = self._percent_slider(
            grid, row, "Hour mark size (%)", cfg["mark_scale"],
            MARK_SCALE_MIN, MARK_SCALE_MAX)
        row += 1

        self.mark_position = self._percent_slider(
            grid, row, "Hour mark position (%)", cfg["mark_position"],
            MARK_SCALE_MIN, MARK_SCALE_MAX)
        row += 1

        self.minute_mark_scale = self._percent_slider(
            grid, row, "Minute mark size (%)", cfg["minute_mark_scale"],
            MARK_SCALE_MIN, MARK_SCALE_MAX)
        self.minute_mark_scale.set_tooltip_text(
            "Percentage of the hour mark size. 0 hides the minute marks.")
        row += 1

        self.quarter_marks = Gtk.CheckButton(label="quarter marks only")
        self.quarter_marks.set_active(cfg["quarter_marks_only"])
        self.quarter_marks.set_tooltip_text(
            "Draw full indices at 12, 3, 6 and 9 only; the other hours drop to "
            "the minute track.")
        grid.attach(self.quarter_marks, 1, row, 2, 1)
        row += 1

        grid.attach(self._label("Second hand color"), 0, row, 1, 1)
        self.second = ColorButton(rgba_of(cfg["second_color"]),
                                  title="Second hand color")
        grid.attach(self.second, 1, row, 1, 1)
        row += 1

        grid.attach(self._label("Hour hand color"), 0, row, 1, 1)
        self.hour = ColorButton(rgba_of(cfg["hour_color"]),
                                title="Hour hand color")
        grid.attach(self.hour, 1, row, 1, 1)
        row += 1

        grid.attach(self._label("Minute hand color"), 0, row, 1, 1)
        self.minute = ColorButton(rgba_of(cfg["minute_color"]),
                                  title="Minute hand color")
        grid.attach(self.minute, 1, row, 1, 1)
        self.minute_same = Gtk.CheckButton(label="same as hour")
        self.minute_same.set_active(cfg["minute_same_as_hour"])
        grid.attach(self.minute_same, 2, row, 1, 1)
        # The user's own minute colour is remembered while "same as hour" is on,
        # so unticking the box brings it back.
        self.minute_own = cfg["minute_color"]
        row += 1

        grid.attach(self._label("Face color"), 0, row, 1, 1)
        # use_alpha lets the swatch show the checkerboard when transparent.
        self.face = ColorButton(rgba_of(cfg["face_color"]), use_alpha=True,
                                title="Face color")
        grid.attach(self.face, 1, row, 1, 1)
        self.face_transparent = Gtk.CheckButton(label="transparent")
        self.face_transparent.set_active(cfg["face_transparent"])
        grid.attach(self.face_transparent, 2, row, 1, 1)
        self.face_own = cfg["face_color"]
        row += 1

        grid.attach(self._label("Wire color"), 0, row, 1, 1)
        self.wire = ColorButton(rgba_of(cfg["wire_color"]),
                                title="Wire color")
        grid.attach(self.wire, 1, row, 1, 1)
        row += 1

        grid.attach(self._label("Hour mark color"), 0, row, 1, 1)
        self.hour_mark = ColorButton(rgba_of(cfg["hour_mark_color"]),
                                     title="Hour mark color")
        grid.attach(self.hour_mark, 1, row, 1, 1)
        row += 1

        grid.attach(self._label("Minute mark color"), 0, row, 1, 1)
        self.minute_mark = ColorButton(rgba_of(cfg["minute_mark_color"]),
                                       title="Minute mark color")
        grid.attach(self.minute_mark, 1, row, 1, 1)
        row += 1

        grid.attach(self._label("Hand center"), 0, row, 1, 1)
        self.pick = Gtk.Button(label="Pick on clock…")
        self.pick.connect("clicked", self.on_pick)
        grid.attach(self.pick, 1, row, 1, 1)
        self.center_auto = Gtk.CheckButton(label="auto (canvas center)")
        self.center_auto.set_active(cfg["center"] is None)
        self.center_auto.connect("toggled", self.on_center_auto)
        grid.attach(self.center_auto, 2, row, 1, 1)
        row += 1

        self.center_label = self._label("")
        self.center_label.set_margin_start(4)
        grid.attach(self.center_label, 1, row, 2, 1)

        self.size.connect("value-changed", self.on_changed)
        for scale in (self.hand_scale, self.mark_scale,
                      self.mark_position, self.minute_mark_scale):
            scale.connect("value-changed", self.on_changed)
        for btn in (self.second, self.hour, self.minute, self.face, self.wire,
                    self.hour_mark, self.minute_mark):
            btn.connect("color-set", self.on_changed)
        for chk in (self.minute_same, self.face_transparent,
                    self.face_is_default, self.quarter_marks):
            chk.connect("toggled", self.on_changed)
        self.face_chooser.connect("file-set", self.on_face_chosen)

        self.sync_swatches()
        self.refresh_center()
        self.show_all()
        self.live = True

    @staticmethod
    def _label(text):
        lbl = Gtk.Label(label=text)
        lbl.set_xalign(0.0)
        return lbl

    def _percent_slider(self, grid, row, caption, value, low, high):
        """A slider laid out like the size row: value label left, fixed width."""
        grid.attach(self._label(caption), 0, row, 1, 1)
        scale = Gtk.Scale.new_with_range(Gtk.Orientation.HORIZONTAL, low, high, 1)
        scale.add_mark(low, Gtk.PositionType.BOTTOM, str(low))
        scale.add_mark(100, Gtk.PositionType.BOTTOM, "100")
        scale.add_mark(high, Gtk.PositionType.BOTTOM, str(high))
        scale.set_value(value)
        scale.set_hexpand(True)
        scale.set_size_request(240, -1)
        scale.set_draw_value(False)

        readout = Gtk.Label()
        width = len(str(int(high)))
        readout.set_width_chars(width)
        readout.set_max_width_chars(width)
        readout.set_xalign(1.0)
        scale.connect(
            "value-changed",
            lambda sc: readout.set_text(str(int(round(sc.get_value())))))
        readout.set_text(str(int(round(scale.get_value()))))

        box = Gtk.Box(orientation=Gtk.Orientation.HORIZONTAL, spacing=8)
        box.pack_start(readout, False, False, 0)
        box.pack_start(scale, True, True, 0)
        box.set_hexpand(True)
        grid.attach(box, 1, row, 2, 1)
        return scale

    def on_size_value(self, scale):
        self.size_value.set_text(str(int(round(scale.get_value()))))

    def on_pick(self, _button):
        self.clock.start_picking()

    def on_center_auto(self, check):
        if check.get_active():
            self.clock.stop_picking()
            self.clock.set_center(None)
        self.refresh_center()

    def refresh_center(self):
        """Show the pivot in canvas pixels, and keep the auto box in sync."""
        auto = self.clock.cfg["center"] is None
        if self.center_auto.get_active() != auto:
            self.center_auto.handler_block_by_func(self.on_center_auto)
            self.center_auto.set_active(auto)
            self.center_auto.handler_unblock_by_func(self.on_center_auto)
        self.pick.set_sensitive(True)
        cx, cy = self.clock.center_pixels()
        kind = "auto" if auto else "manual"
        self.center_label.set_markup(
            f"<small>face: {GLib.markup_escape_text(self.clock.face.label)}  |  "
            f"center {kind}: {cx:.0f}, {cy:.0f} px "
            f"(radius {self.clock.hand_radius():.0f})</small>"
        )

    def on_preset_clicked(self, _button, preset):
        self.apply_preset(preset_values(preset))

    def apply_preset(self, values):
        """Snap every appearance control to a preset, then preview it once."""
        was_live = self.live
        self.live = False       # move the widgets without a preview per widget
        try:
            self.face_override = values["face_svg"]
            # Presets only ever use the built-in faces, so whatever file the
            # chooser was holding must not win over the preset's own face.
            self.face_chooser.unselect_all()
            self.face_is_default.set_active(values["face_default"])

            for scale, key in ((self.hand_scale, "hand_scale"),
                               (self.mark_scale, "mark_scale"),
                               (self.mark_position, "mark_position"),
                               (self.minute_mark_scale, "minute_mark_scale")):
                scale.set_value(values[key])
            self.quarter_marks.set_active(values["quarter_marks_only"])
            self.minute_same.set_active(values["minute_same_as_hour"])
            self.face_transparent.set_active(values["face_transparent"])

            self.face_own = values["face_color"]
            self.minute_own = values["minute_color"]
            for button, key in ((self.second, "second_color"),
                                (self.hour, "hour_color"),
                                (self.wire, "wire_color"),
                                (self.hour_mark, "hour_mark_color"),
                                (self.minute_mark, "minute_mark_color")):
                button.set_rgba(rgba_of(values[key]))
        finally:
            self.live = was_live
        self.on_changed(None)

    def on_face_chosen(self, widget):
        self.face_override = None   # an explicit file beats a preset's face
        self.on_changed(widget)

    def on_changed(self, widget):
        if widget is self.minute and not self.minute_same.get_active():
            self.minute_own = hex_of(self.minute.get_rgba())
        if widget is self.face and not self.face_transparent.get_active():
            self.face_own = hex_of(self.face.get_rgba())
        self.sync_swatches()
        if self.live:
            self.clock.apply_settings(self.values())
            self.refresh_center()

    def sync_swatches(self):
        """Mirror the hour colour into the minute swatch and show the alpha
        checkerboard on the face swatch, matching the checkbox states.

        Setting a colour programmatically does not emit "color-set", so this
        cannot recurse.
        """
        same = self.minute_same.get_active()
        self.minute.set_sensitive(not same)
        self.minute.set_rgba(rgba_of(self.hour_color() if same else self.minute_own))

        clear = self.face_transparent.get_active()
        self.face.set_sensitive(not clear)
        color = rgba_of(self.face_own)
        color.alpha = 0.0 if clear else 1.0
        self.face.set_rgba(color)

        self.face_chooser.set_sensitive(not self.face_is_default.get_active())
        self.face_is_default.set_tooltip_text(
            f"Use the {DEFAULT_FACE_LABEL} clock face"
        )

    def hour_color(self):
        return hex_of(self.hour.get_rgba())

    def face_svg(self):
        chosen = self.face_chooser.get_filename()
        if chosen:
            return chosen
        if self.face_override is not None:
            return self.face_override
        return self.clock.cfg["face_svg"]

    def face_default(self):
        """Fall back to the built-in face when no file has been chosen."""
        return self.face_is_default.get_active() or not self.face_svg()

    def values(self):
        return {
            "size": int(round(self.size.get_value())),
            "hand_scale": int(round(self.hand_scale.get_value())),
            "mark_scale": int(round(self.mark_scale.get_value())),
            "mark_position": int(round(self.mark_position.get_value())),
            "minute_mark_scale": int(round(self.minute_mark_scale.get_value())),
            "quarter_marks_only": self.quarter_marks.get_active(),
            "face_svg": self.face_svg(),
            "face_default": self.face_default(),
            "second_color": hex_of(self.second.get_rgba()),
            "hour_color": hex_of(self.hour.get_rgba()),
            "minute_color": self.minute_own,
            "minute_same_as_hour": self.minute_same.get_active(),
            "face_color": self.face_own,
            "face_transparent": self.face_transparent.get_active(),
            "wire_color": hex_of(self.wire.get_rgba()),
            "hour_mark_color": hex_of(self.hour_mark.get_rgba()),
            "minute_mark_color": hex_of(self.minute_mark.get_rgba()),
        }


if __name__ == "__main__":
    quiet_stderr()
    win = Clock()
    win.show_all()
    if win.cfg["x"] is not None and win.cfg["y"] is not None:
        win.move(win.cfg["x"], win.cfg["y"])
    # Ctrl+C in the launching terminal shuts down the same way the menu does,
    # so the config still gets flushed.  glib-unix does not exist on Windows,
    # where Python's own KeyboardInterrupt handling applies instead.
    if hasattr(GLib, "unix_signal_add"):
        GLib.unix_signal_add(GLib.PRIORITY_DEFAULT, signal.SIGINT,
                             lambda *_a: (win.destroy(), GLib.SOURCE_REMOVE)[1])
    Gtk.main()
